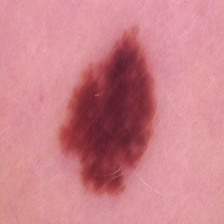
#> input picture MLmodel/input/data/test/benign/1029.jpg, 224 x 224 px, found by its file name; its folder holds only this picture in this run
$ jupyter execute --allow-errors CPADskincancer.ipynb   (shell and % lines are left out)
#> lines starting #> are read from the running program, lines starting #| are printed output that depends on the picture
[cell 1]
from mpl_toolkits.mplot3d import Axes3D
from sklearn.preprocessing import StandardScaler

import os

import matplotlib.pyplot as plt
import numpy as np
import pandas as pd
import os
from glob import glob
import seaborn as sns
from PIL import Image

[cell 2]
print(os.listdir('input/data/'))

# Read in the Data

[cell 3]
folder_benign_train = 'input/data/train/benign'
folder_malignant_train = 'input/data/train/malignant'

folder_benign_test = 'input/data/test/benign'
folder_malignant_test = 'input/data/test/malignant'

read = lambda imname: np.asarray(Image.open(imname).convert("RGB"))
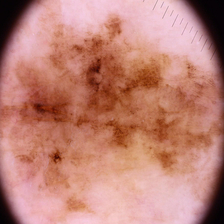
#> input picture MLmodel/input/data/test/malignant/1026.jpg, 224 x 224 px, found by its file name

# Load in training pictures
ims_benign = [read(os.path.join(folder_benign_train, filename)) for filename in os.listdir(folder_benign_train)]
X_benign = np.array(ims_benign, dtype='uint8')
ims_malignant = [read(os.path.join(folder_malignant_train, filename)) for filename in os.listdir(folder_malignant_train)]
X_malignant = np.array(ims_malignant, dtype='uint8')

# Load in testing pictures
ims_benign = [read(os.path.join(folder_benign_test, filename)) for filename in os.listdir(folder_benign_test)]
X_benign_test = np.array(ims_benign, dtype='uint8')
ims_malignant = [read(os.path.join(folder_malignant_test, filename)) for filename in os.listdir(folder_malignant_test)]
X_malignant_test = np.array(ims_malignant, dtype='uint8')

# Create labels
y_benign = np.zeros(X_benign.shape[0])
#> y_benign = [0]
y_malignant = np.ones(X_malignant.shape[0])
#> y_malignant = [1]

y_benign_test = np.zeros(X_benign_test.shape[0])
#> y_benign_test = [0]
y_malignant_test = np.ones(X_malignant_test.shape[0])
#> y_malignant_test = [1]


# Merge data
X_train = np.concatenate((X_benign, X_malignant), axis = 0)
y_train = np.concatenate((y_benign, y_malignant), axis = 0)
#> y_train = [0, 1]

X_test = np.concatenate((X_benign_test, X_malignant_test), axis = 0)
y_test = np.concatenate((y_benign_test, y_malignant_test), axis = 0)
#> y_test = [0, 1]

# Display Data

[cell 4]
# Display first 15 images of moles, and how they are classified
w=40
h=30
fig=plt.figure(figsize=(12, 8))
columns = 5
rows = 3

#> (the rest of this cell did not finish here and is left out)

# Dataset
The dataset is almost balanced. It has 1800 benign samples and 1497 malignant samples

[cell 5]
plt.bar(0, y_train[np.where(y_train == 0)].shape[0], label = 'benign')
plt.bar(1, y_train[np.where(y_train == 1)].shape[0], label = 'malignant')
plt.legend()
plt.title("Training Data")
plt.show()
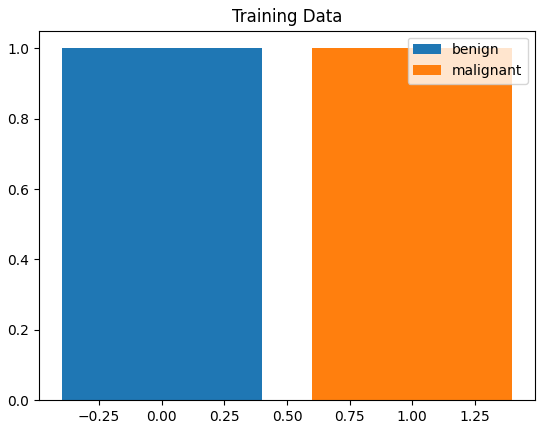
#> figure drawn by matplotlib, 1 panel

plt.bar(0, y_test[np.where(y_test == 0)].shape[0], label = 'benign')
plt.bar(1, y_test[np.where(y_test == 1)].shape[0], label = 'malignant')
plt.legend()
plt.title("Test Data")
plt.show()

# Scale values

[cell 6]
X_train = X_train/255.
X_test = X_test/255.

# Training a simple Model

[cell 7]
# support vector machine classifier
from sklearn.svm import SVC

model = SVC(kernel='rbf')

model.fit(X_train.reshape(X_train.shape[0],-1), y_train)

# Testing Model

[cell 8]
from sklearn.metrics import accuracy_score

y_pred = model.predict(X_test.reshape(X_test.shape[0],-1))
#> y_pred = [0, 1]

print(accuracy_score(y_test, y_pred))
#| 1.0

[cell 9]
from sklearn.metrics import confusion_matrix

[cell 10]
confusion_matrix(y_test, y_pred)
#> Out = [[1, 0], [0, 1]]

[cell 11]
y_pred
#> Out = [0, 1]

#> (a cell that did not finish here is left out)

#> (a cell that did not finish here is left out)

#> (a cell that did not finish here is left out)

X_test[0]

(model.predict(X_test.reshape(X_test.shape[0],-1)))

X_test.shape

[cell 15]
X_test[0].shape
#> Out = (224, 224, 3)
